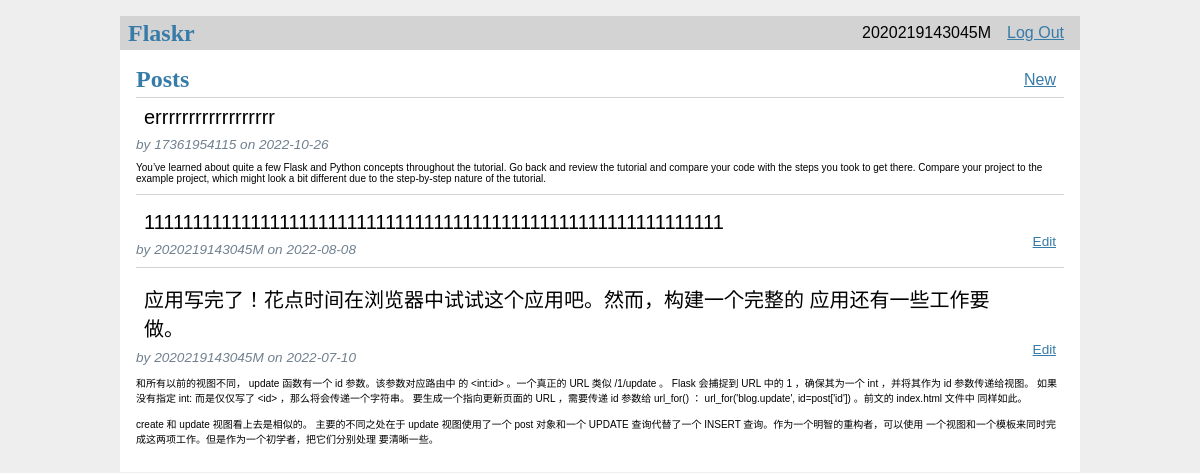
Screenshot of / (signed in) with the database file from the repository.
### tables this page shows
CREATE TABLE user(
    id INTEGER PRIMARY KEY AUTOINCREMENT,
    username TEXT UNIQUE NOT NULL,
    password TEXT NOT NULL
);

CREATE TABLE post(
    id INTEGER PRIMARY KEY AUTOINCREMENT,
    author_id INTEGER NOT NULL,
    created TIMESTAMP NOT NULL DEFAULT CURRENT_TIMESTAMP,
    title TEXT NOT NULL,
    body TEXT NOT NULL,
    FOREIGN KEY (author_id) REFERENCES user(id)
);

### flaskr/blog.py (the view)
@bp.route("/")
def index():
    db = get_db()
    posts = db.execute(
        'SELECT p.id, title, body, created, author_id, username'
        ' FROM post p JOIN user u ON p.author_id = u.id'
        ' ORDER BY created DESC'
    ).fetchall()
    return render_template('blog/index.html', posts=posts)

### flaskr/auth.py (called while the page is built)
@bp.before_app_request
def load_logged_in_user():
    user_id = session.get("user_id")
    if user_id is None:
        g.user = None
    else:
        db = get_db()
        g.user = db.execute(
            "SELECT id,username,password FROM user WHERE id = ?",(user_id,)
        ).fetchone()

### flaskr/db.py (called while the page is built)
def get_db():
    if "db" not in g:
        g.db = sqlite3.connect(
            current_app.config["DATABASE"],
            detect_types=sqlite3.PARSE_DECLTYPES
        )
        g.db.row_factory = sqlite3.Row
    return g.db

### flaskr/templates/blog/index.html
{% extends 'base.html' %}
{% block header %}
    <h1>{% block title %}Posts{% endblock %}</h1>
    {% if g.user %}
        <a class="action" href="{{ url_for('blog.create') }}">New</a>
    {% endif %}
{% endblock %}
{% block content %}
    {% for post in posts %}
        <article class="post">
            <header>
                <div>
                    <a style="text-decoration: none;color: black;font-size: 20px" class="action" href="{{ url_for('blog.post_detail',id=post['id']) }}">{{ post['title'] }}</a>
                    <div class="about">by {{ post['username'] }} on {{ post['created'].strftime('%Y-%m-%d') }}</div>
                </div>
                {% if g.user['id'] == post['author_id'] %}
                    <a class="action" href="{{ url_for('blog.update', id=post['id']) }}">Edit</a>
                {% endif %}
            </header>
            <p style="font-size: 10px" class="body">{{ post['body'] }}</p>
        </article>
        {% if not loop.last %}
            <hr>
        {% endif %}
    {% endfor %}
{% endblock %}

### flaskr/templates/base.html (shortened to what this page needs)
<!doctype html>
<link rel="stylesheet" href="{{ url_for('static', filename='css/style.css') }}">
<nav>
    <h1>Flaskr</h1>
    <ul>
        {% if g.user %}
            <li><span>{{ g.user['username'] }}</span>
            <li><a href="{{ url_for('auth.logout') }}">Log Out</a>
        {% else %}
            <li><a href="{{ url_for('auth.register') }}">Register</a>
            <li><a href="{{ url_for('auth.login') }}">Log In</a>
        {% endif %}
    </ul>
</nav>
<section class="content">
    <header>
        {% block header %}{% endblock %}
    </header>
    {% block content %}{% endblock %}
</section>

### flaskr/static/css/style.css (style rules this page uses)
h1 { font-family: serif; color: #377ba8; margin: 1rem 0; }
a { color: #377ba8; }
hr { border: none; border-top: 1px solid lightgray; }
nav { background: lightgray; display: flex; align-items: center; padding: 0 0.5rem; }
nav h1 { flex: auto; margin: 0; }
nav ul { display: flex; list-style: none; margin: 0; padding: 0; }
nav ul li a, nav ul li span, header .action { display: block; padding: 0.5rem; }
.content { padding: 0 1rem 1rem; }
.content > header { border-bottom: 1px solid lightgray; display: flex; align-items: flex-end; }
.content > header h1 { flex: auto; margin: 1rem 0 0.25rem 0; }
.post > header { display: flex; align-items: flex-end; font-size: 0.85em; }
.post > header > div:first-of-type { flex: auto; }
.post .about { color: slategray; font-style: italic; }
.post .body { white-space: pre-line; }
.content:last-child { margin-bottom: 0; }

### rows the page displays
user: user.username "2020219143045M"
post: title "errrrrrrrrrrrrrrrrr", username "17361954115", created "2022-10-26", body "You’ve learned about quite a few Flask and Python concepts throughout the tutorial. Go back and review the tutorial and compare your code with the steps you took to get there. Compare your project to the example project, which might look a bit different due to the step-by-step nature of the tutorial."
post: title "111111111111111111111111111111111111111111111111111111111111", username "2020219143045M", created "2022-08-08"
post: title "应用写完了！花点时间在浏览器中试试这个应用吧。然而，构建一个完整的 应用还有一些工作要做。", username "2020219143045M", created "2022-07-10", body "和所有以前的视图不同， update 函数有一个 id 参数。该参数对应路由中 的 <int:id> 。一个真正的 URL 类似 /1/update 。 Flask 会捕捉到 URL 中的 1 ，确保其为一个 int ，并将其作为 id 参数传递给视图。 如果没有指定 int: 而是仅仅写了 <id> ，那么将会传递一个字符串。 要生成一个指向更新页面的 URL ，需要传递 id 参数给 url_for() ： url_for('blog.update', id=post['id']) 。前文的 index.html 文件中 同样如此。 create 和 update 视图看上去是相似的。 主要的不同之处在于 update 视图使用了一个 post 对象和一个 UPDATE 查询代替了一个 INSERT 查询。作为一个明智的重构者，可以使用 一个视图和一个模板来同时完成这两项工作。但是作为一个初学者，把它们分别处理 要清晰一些。"
